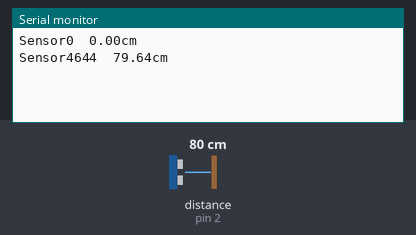
This sketch was run on a simulated Arduino Uno, built with avr-gcc and run on an emulated ATmega328P. Parts: the last lines printed to the serial monitor. Wiring (inferred from the names in the program): ultrasonic range finder: trigger pin 4; echo pin 2. Inputs (shaded band) come from the test bench; at power-on: distance to the obstacle (sensor on pin 2) 80 cm. The echo pulse lasts 58.3 µs per cm.

Above: at 1.8 s.
1.9 s: distance to the obstacle (sensor on pin 2) set to 2 cm
At 2.7 s:
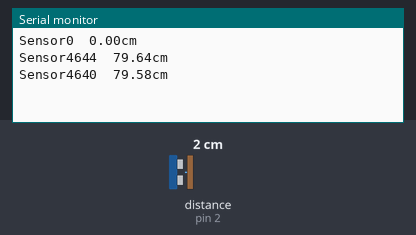
3.4 s: distance to the obstacle (sensor on pin 2) set to 4 cm
At 4.8 s:
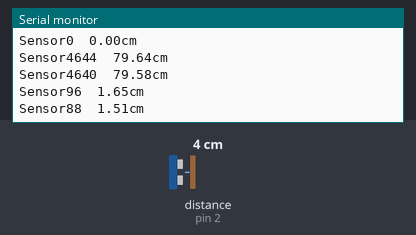
Timing chart, 0 to 6.4 s (numbered marks = the images above; inputs shaded):
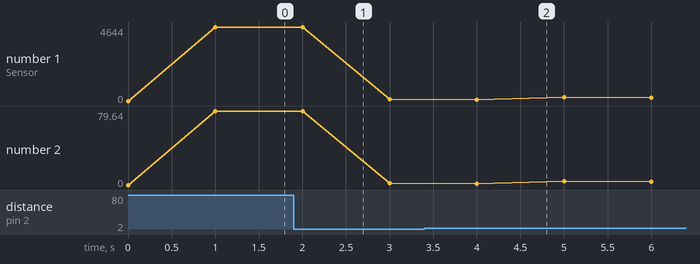

The sketch:

Ultrasoon_Sensor.ino
```cpp
#define trigPin 4
#define echoPin 2

volatile unsigned long LastPulseTime;
int duration;

void setup()
{
  Serial.begin(9600);
  pinMode(trigPin, OUTPUT);
  pinMode(echoPin, INPUT);

  attachInterrupt(0, Echo_ISR, CHANGE);
}

void loop()
{
  digitalWrite(trigPin, LOW);
  delayMicroseconds(2);
  digitalWrite(trigPin, HIGH);
  delayMicroseconds(10);
  digitalWrite(trigPin, LOW);

  Serial.print("Sensor");
  Serial.print(LastPulseTime);
  Serial.print('\t');
  Serial.print((LastPulseTime / 2) * 0.0343);
  Serial.println("cm");

  delay(1000);
}

void Echo_ISR()
{
  static unsigned long startTime;

  if (digitalRead(2))
  {
    startTime = micros();
  }
  else
  {
    LastPulseTime = micros() - startTime;
  }
}
```

Measured:
- plotted number 1: 4644 → 96 after the input at 1.9 s, 96 → 212 after the input at 3.4 s
- plotted number 2: 79.64 → 1.65 after the input at 1.9 s, 1.65 → 3.64 after the input at 3.4 s
